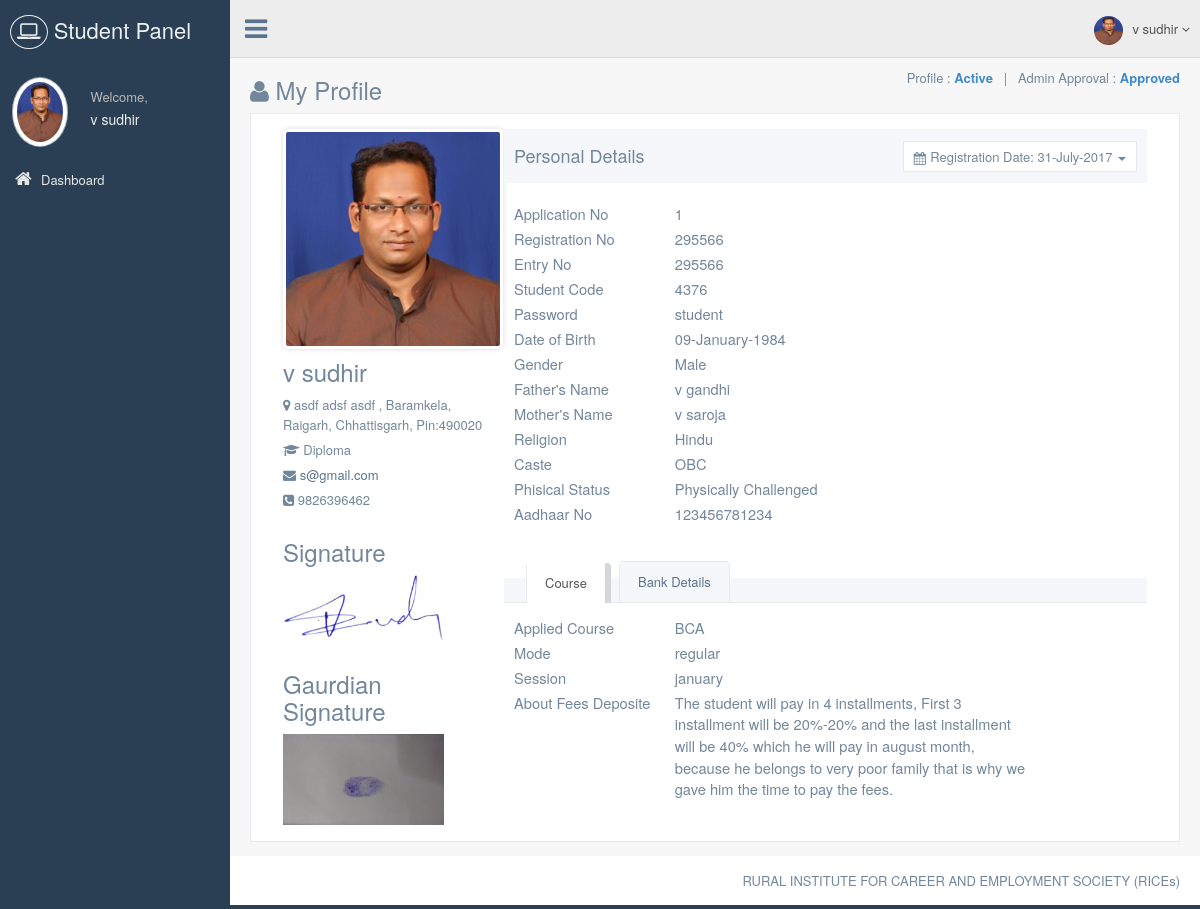
Screenshot of /studentpanel/my-profile.php (signed in) with the database file from the repository.
### tables this page shows
CREATE TABLE `student_master` (
  `Student_Id` int(11) NOT NULL,
  `Reg_Date` date NOT NULL,
  `Application_No` int(11) NOT NULL,
  `Student_Code` int(11) NOT NULL,
  `Password` varchar(50) NOT NULL,
  `Student_Name` varchar(75) NOT NULL,
  `DOB` date NOT NULL,
  `Gender` tinyint(4) NOT NULL,
  `Father_Name` varchar(75) NOT NULL,
  `Mother_Name` varchar(75) NOT NULL,
  `Religion` varchar(10) NOT NULL,
  `Caste` varchar(10) NOT NULL,
  `Phisical_Status` tinyint(4) NOT NULL,
  `Aadhaar_No` varchar(15) NOT NULL,
  `Education` varchar(15) NOT NULL,
  `Course_Id` smallint(6) NOT NULL,
  `Mode` varchar(15) NOT NULL,
  `Session` varchar(15) NOT NULL,
  `About_Fee_Deposite` text NOT NULL,
  `Block_Id` int(11) NOT NULL,
  `Address` varchar(300) NOT NULL,
  `Pincode` varchar(15) NOT NULL,
  `Contact_No` varchar(15) NOT NULL,
  `Email` varchar(50) NOT NULL,
  `Bank_Name` varchar(75) NOT NULL,
  `Account_No` varchar(30) NOT NULL,
  `Bank_Address` varchar(300) NOT NULL,
  `IFSC_Code` varchar(20) NOT NULL,
  `Photo` varchar(75) NOT NULL,
  `Signature` varchar(75) NOT NULL,
  `Gaurdian_Signature` varchar(75) NOT NULL,
  `CM_Id` smallint(6) NOT NULL,
  `Reference` varchar(75) NOT NULL,
  `Registration_No` int(11) NOT NULL,
  `Entry_No` int(11) NOT NULL,
  `Approval_Status` tinyint(4) NOT NULL,
  `Status` tinyint(4) NOT NULL
);

CREATE TABLE `block_master` (
  `Block_Id` int(11) NOT NULL,
  `Block_Name` varchar(50) NOT NULL,
  `District_Id` smallint(6) NOT NULL
);

CREATE TABLE `district_master` (
  `District_Id` smallint(6) NOT NULL,
  `State_Id` tinyint(4) NOT NULL,
  `District_Name` varchar(100) NOT NULL
);

CREATE TABLE `state_master` (
  `State_Id` tinyint(4) NOT NULL,
  `State_Name` varchar(100) NOT NULL
);

CREATE TABLE `course_master` (
  `Course_Id` smallint(6) NOT NULL,
  `Course_Name` varchar(50) NOT NULL,
  `Application_Fee` int(11) NOT NULL,
  `Learning_Fee` int(11) NOT NULL,
  `Registration_Fee` int(11) NOT NULL,
  `Exam_Fee` int(11) NOT NULL
);

### libraries/classes/DBConn.php (called while the page is built, shortened)
<?php
class DBConn  extends Conn {
	 function ExecuteQuery($userQuery)
	{
		$result= mysql_query($userQuery);
                $num_fields = mysql_num_fields($result);
				$obj = array();
				$x=1;
				while($row=mysql_fetch_array($result)){
				  for($j=0;$j<$num_fields;$j++){
					 $name = mysql_field_name($result, $j);
					 $obj[$x][$name]=$row[$name];
					}
					$x++;
					}
     return $obj;
	}
}
?>

### studentpanel/my-profile.php (the view, shortened to what this page needs)
<?php
require_once(PATH_LIBRARIES.'/classes/DBConn.php');
require_once(PATH_STUDENT_INCLUDE.'/header.php');
$GetStudentInfo = $db->ExecuteQuery("SELECT *, DATE_FORMAT(Reg_Date,'%d-%M-%Y') AS DOJ, DATE_FORMAT(DOB,'%d-%M-%Y') AS DateOfBirth , Block_Name, District_Name, State_Name, CASE WHEN Gender=1 THEN 'Male' ELSE 'Female' END Sex, CASE WHEN Phisical_Status=1 THEN 'Normal' ELSE 'Physically Challenged' END Phisical_Status, CASE WHEN Approval_Status=0 THEN 'Pending' ELSE 'Approved' END Approval_Status, CASE WHEN Status=0 THEN 'Blocked' ELSE 'Active' END Status, Entry_No
FROM student_master st
LEFT JOIN course_master c ON st.Course_Id = c.Course_Id
LEFT JOIN block_master b ON st.Block_Id = b.Block_Id
LEFT JOIN district_master d ON b.District_Id = d.District_Id
LEFT JOIN state_master s ON d.State_Id = s.State_Id
WHERE Student_Id='".$_SESSION['sid']."'");
?>
<div>
  <div class="page-title">
    <div class="title_left">
      <h3><i class="fa fa-user" aria-hidden="true"></i> My Profile</h3>
    </div>
    <div class="text-right">Profile : <span class="<?php echo $GetStudentInfo[1]['Status']=='Blocked'?'text-danger':'text-primary'?>"><strong><?php echo $GetStudentInfo[1]['Status']; ?></strong></span> &nbsp;&nbsp;|&nbsp;&nbsp; Admin Approval : <span class="<?php echo $GetStudentInfo[1]['Approval_Status']=='Pending'?'text-danger':'text-primary'?>"><strong><?php echo $GetStudentInfo[1]['Approval_Status']?></strong></span></div>
  </div>
  <div class="row">
    <div class="col-md-12 col-sm-12 col-xs-12">
      <div class="x_panel">
        <div class="x_content">
                  <div class="col-md-3 col-sm-3 col-xs-12 profile_left">
                    <div class="profile_img">
                      <div id="crop-avatar">
                        <div class="avatar-view" title="Change the avatar">
                          <img src="<?php echo PATH_DATA_IMAGE.'/student/'.$GetStudentInfo[1]['Photo']; ?>" alt="Avatar">
                        </div>
                      </div>
                    </div>
                    <h3><?php echo $GetStudentInfo[1]['Student_Name']; ?></h3>
                    <ul class="list-unstyled user_data">
                      <li><i class="fa fa-map-marker user-profile-icon"></i> <?php echo $GetStudentInfo[1]['Address'].', '. $GetStudentInfo[1]['Block_Name'].', '.$GetStudentInfo[1]['District_Name'].', '.$GetStudentInfo[1]['State_Name'].', Pin:'.$GetStudentInfo[1]['Pincode']; ?>
                      </li>
                      <li>
                        <i class="fa fa-briefcase fa fa-graduation-cap"></i> <?php echo $GetStudentInfo[1]['Education']; ?>
                      </li>
                      <li class="m-top-xs">
                        <i class="fa fa-external-link fa fa-envelope"></i>
                        <a href="mailTo:<?php echo $GetStudentInfo[1]['Email']; ?>"><?php echo $GetStudentInfo[1]['Email']; ?></a>
                      </li>
                      <li class="m-top-xs">
                        <i class="fa fa-phone-square"></i> <?php echo $GetStudentInfo[1]['Contact_No']; ?>
                      </li>
                    </ul>
                    <h3 class="sign-head">Signature</h3>
                    <div class="signature">
                      <img src="<?php echo PATH_DATA_IMAGE.'/student/student-sign/'.$GetStudentInfo[1]['Signature']; ?>" alt="Avatar">
                    </div>
                    <h3 class="sign-head">Gaurdian Signature</h3>
                    <div class="signature">
                      <img src="<?php echo PATH_DATA_IMAGE.'/student/gaurdian-sign/'.$GetStudentInfo[1]['Gaurdian_Signature']; ?>" alt="Avatar">
                    </div>
                  </div>
                  <div class="col-md-9 col-sm-9 col-xs-12">
                    <div class="profile_title">
                      <div class="col-md-6">
                        <h2>Personal Details</h2>
                      </div>
                      <div class="col-md-6">
                        <div id="reportrange" class="pull-right" style="margin-top: 5px; background: #fff; cursor: pointer; padding: 5px 10px; border: 1px solid #E6E9ED">
                          <i class="glyphicon glyphicon-calendar fa fa-calendar"></i>
                          <span>Registration Date: <?php echo $GetStudentInfo[1]['DOJ']; ?></span> <b class="caret"></b>
                        </div>
                      </div>
                    </div>
                    <div id="graph_bar" style="margin-top:20px;">
                    	<div class="data-row">
                        	<div class="col-sm-3">Application No</div>
                            <div class="col-sm-7"><?php echo $GetStudentInfo[1]['Application_No']; ?></div>
                        </div>
                        <div class="data-row">
                        	<div class="col-sm-3">Registration No</div>
                            <div class="col-sm-7"><?php echo $GetStudentInfo[1]['Registration_No']==0?'Not Generated':$GetStudentInfo[1]['Registration_No']; ?></div>
                        </div>
                        <div class="data-row">
                        	<div class="col-sm-3">Entry No</div>
                            <div class="col-sm-7"><?php echo $GetStudentInfo[1]['Entry_No']==0?'Not Generated':$GetStudentInfo[1]['Registration_No']; ?></div>
                        </div>
                        <div class="data-row">
                        	<div class="col-sm-3">Student Code</div>
                            <div class="col-sm-7"><?php echo $GetStudentInfo[1]['Student_Code']; ?></div>
                        </div>
                        <div class="data-row">
                        	<div class="col-sm-3">Password</div>
                            <div class="col-sm-7"><?php echo $GetStudentInfo[1]['Password']; ?></div>
                        </div>
                        <div class="data-row">
                        	<div class="col-sm-3">Date of Birth</div>
                            <div class="col-sm-7"><?php echo $GetStudentInfo[1]['DateOfBirth']; ?></div>
                        </div>
                        <div class="data-row">
                        	<div class="col-sm-3">Gender</div>
                            <div class="col-sm-7"><?php echo $GetStudentInfo[1]['Sex']; ?></div>
                        </div>
                        <div class="data-row">
                        	<div class="col-sm-3">Father's Name</div>
                            <div class="col-sm-7"><?php echo $GetStudentInfo[1]['Father_Name']; ?></div>
                        </div>
                        <div class="data-row">
                        	<div class="col-sm-3">Mother's Name</div>
                            <div class="col-sm-7"><?php echo $GetStudentInfo[1]['Mother_Name']; ?></div>
                        </div>
                        <div class="data-row">
                        	<div class="col-sm-3">Religion</div>
                            <div class="col-sm-7"><?php echo $GetStudentInfo[1]['Religion']; ?></div>
                        </div>
                        <div class="data-row">
                        	<div class="col-sm-3">Caste</div>
                            <div class="col-sm-7"><?php echo $GetStudentInfo[1]['Caste']; ?></div>
                        </div>
                        <div class="data-row">
                        	<div class="col-sm-3">Phisical Status</div>
                            <div class="col-sm-7"><?php echo $GetStudentInfo[1]['Phisical_Status']; ?></div>
                        </div>
                        <div class="data-row">
                        	<div class="col-sm-3">Aadhaar No</div>
                            <div class="col-sm-7"><?php echo $GetStudentInfo[1]['Aadhaar_No']; ?></div>
                        </div>
                    </div>
                    <div class="" role="tabpanel" data-example-id="togglable-tabs" style="margin-top:50px;">
                      <ul id="myTab" class="nav nav-tabs bar_tabs" role="tablist">
                        <li role="presentation" class="active"><a href="#tab_content3" role="tab" id="profile-tab2" data-toggle="tab" aria-expanded="false">Course</a>
                        </li>
                        <li role="presentation" class=""><a href="#tab_content2" role="tab" id="profile-tab" data-toggle="tab" aria-expanded="false">Bank Details</a>
                        </li>
                      </ul>
                      <div id="myTabContent" class="tab-content">
                      	<div role="tabpanel" class="tab-pane fade active in" id="tab_content3" aria-labelledby="profile-tab">
                          <div>
                          	<div class="data-row">
                                <div class="col-sm-3">Applied Course</div>
                                <div class="col-sm-7"><?php echo $GetStudentInfo[1]['Course_Name']; ?></div>
                            </div>
                            <div class="data-row">
                                <div class="col-sm-3">Mode</div>
                                <div class="col-sm-7"><?php echo $GetStudentInfo[1]['Mode']; ?></div>
                            </div>
                            <div class="data-row">
                                <div class="col-sm-3">Session</div>
                                <div class="col-sm-7"><?php echo $GetStudentInfo[1]['Session']; ?></div>
                            </div>
                            <div class="data-row">
                                <div class="col-sm-3">About Fees Deposite</div>
                                <div class="col-sm-7"><?php echo $GetStudentInfo[1]['About_Fee_Deposite']; ?></div>
                            </div>
                            <div class="clearfix"></div>
                          </div>
                        </div>
                      </div>
                    </div>
                  </div>
                </div>
      </div>
    </div>
  </div>
</div>
<?php
require_once(PATH_STUDENT_INCLUDE.'/footer.php');
?>

### rows the page displays
student_master: Photo (picture), Student_Name "v sudhir", Address "asdf adsf asdf", Block_Id.Block_Name "Baramkela", district_master.District_Name "Raigarh", state_master.State_Name "Chhattisgarh", Pincode "490020", Education "Diploma", Email "s@gmail.com", Contact_No "9826396462", Signature (picture), Gaurdian_Signature (picture), Application_No "1", Registration_No "295566", Student_Code "4376", Password "student", Father_Name "v gandhi", Mother_Name "v saroja", Religion "Hindu", Caste "OBC", Aadhaar_No "123456781234", Course_Id.Course_Name "BCA", Mode "regular", Session "january", About_Fee_Deposite "The student will pay in 4 installments, First 3 installment will be 20%-20% and the last installment will be 40% which he will pay in august month, because he belongs to very poor family that is why we gave him the time to pay the fees."

### other values shown
$_SESSION['sname'] "v sudhir"
$GetStudentInfo[1]['Status'] "Active"
$GetStudentInfo[1]['Approval_Status'] "Approved"
$GetStudentInfo[1]['DOJ'] "31-July-2017"
$GetStudentInfo[1]['DateOfBirth'] "09-January-1984"
$GetStudentInfo[1]['Sex'] "Male"
$GetStudentInfo[1]['Phisical_Status'] "Physically Challenged"
